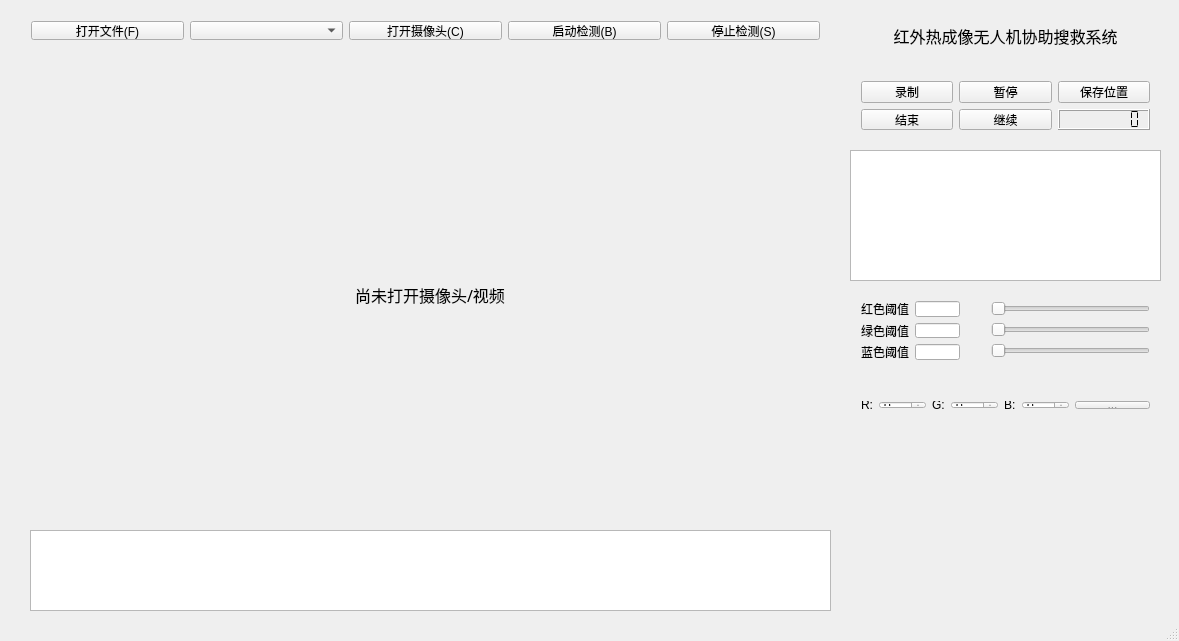
<?xml version="1.0" encoding="UTF-8"?>
<ui version="4.0">
 <class>MainWindow</class>
 <widget class="QMainWindow" name="MainWindow">
  <property name="enabled">
   <bool>true</bool>
  </property>
  <property name="geometry">
   <rect>
    <x>0</x>
    <y>0</y>
    <width>1179</width>
    <height>641</height>
   </rect>
  </property>
  <property name="font">
   <font>
    <pointsize>9</pointsize>
   </font>
  </property>
  <property name="windowTitle">
   <string>红外热成像无人机协助搜救系统</string>
  </property>
  <property name="windowIcon">
   <iconset resource="other/icon.qrc">
    <normaloff>:/icon/leida.png</normaloff>:/icon/leida.png</iconset>
  </property>
  <property name="autoFillBackground">
   <bool>true</bool>
  </property>
  <widget class="QWidget" name="centralWidget">
   <widget class="QLabel" name="label">
    <property name="geometry">
     <rect>
      <x>30</x>
      <y>70</y>
      <width>800</width>
      <height>450</height>
     </rect>
    </property>
    <property name="font">
     <font>
      <family>8514oem</family>
      <pointsize>12</pointsize>
     </font>
    </property>
    <property name="text">
     <string>尚未打开摄像头/视频</string>
    </property>
    <property name="scaledContents">
     <bool>false</bool>
    </property>
    <property name="alignment">
     <set>Qt::AlignCenter</set>
    </property>
   </widget>
   <widget class="QTextEdit" name="output">
    <property name="geometry">
     <rect>
      <x>30</x>
      <y>530</y>
      <width>801</width>
      <height>81</height>
     </rect>
    </property>
    <property name="html">
     <string>&lt;!DOCTYPE HTML PUBLIC &quot;-//W3C//DTD HTML 4.0//EN&quot; &quot;http://www.w3.org/TR/REC-html40/strict.dtd&quot;&gt;
&lt;html&gt;&lt;head&gt;&lt;meta name=&quot;qrichtext&quot; content=&quot;1&quot; /&gt;&lt;style type=&quot;text/css&quot;&gt;
p, li { white-space: pre-wrap; }
&lt;/style&gt;&lt;/head&gt;&lt;body style=&quot; font-family:'SimSun'; font-size:9pt; font-weight:400; font-style:normal;&quot;&gt;
&lt;p style=&quot;-qt-paragraph-type:empty; margin-top:0px; margin-bottom:0px; margin-left:0px; margin-right:0px; -qt-block-indent:0; text-indent:0px;&quot;&gt;&lt;br /&gt;&lt;/p&gt;&lt;/body&gt;&lt;/html&gt;</string>
    </property>
    <property name="textInteractionFlags">
     <set>Qt::TextEditorInteraction</set>
    </property>
   </widget>
   <widget class="QWidget" name="horizontalLayoutWidget">
    <property name="geometry">
     <rect>
      <x>20</x>
      <y>10</y>
      <width>811</width>
      <height>41</height>
     </rect>
    </property>
    <layout class="QHBoxLayout" name="horizontalLayout">
     <item>
      <widget class="QPushButton" name="OpenFile">
       <property name="text">
        <string>打开文件(F)</string>
       </property>
      </widget>
     </item>
     <item>
      <widget class="QComboBox" name="getCameraName">
       <property name="enabled">
        <bool>true</bool>
       </property>
      </widget>
     </item>
     <item>
      <widget class="QPushButton" name="OpenCamera">
       <property name="text">
        <string>打开摄像头(C)</string>
       </property>
      </widget>
     </item>
     <item>
      <widget class="QPushButton" name="Process">
       <property name="text">
        <string>启动检测(B)</string>
       </property>
      </widget>
     </item>
     <item>
      <widget class="QPushButton" name="EndProcess">
       <property name="text">
        <string>停止检测(S)</string>
       </property>
      </widget>
     </item>
    </layout>
   </widget>
   <widget class="QWidget" name="gridLayoutWidget">
    <property name="geometry">
     <rect>
      <x>850</x>
      <y>70</y>
      <width>311</width>
      <height>71</height>
     </rect>
    </property>
    <layout class="QGridLayout" name="gridLayout">
     <item row="1" column="2">
      <widget class="QPushButton" name="pushButton">
       <property name="text">
        <string>继续</string>
       </property>
       <property name="icon">
        <iconset resource="other/icon.qrc">
         <normaloff>:/icon/jixu.png</normaloff>:/icon/jixu.png</iconset>
       </property>
      </widget>
     </item>
     <item row="0" column="2">
      <widget class="QPushButton" name="PauseREC">
       <property name="text">
        <string>暂停</string>
       </property>
       <property name="icon">
        <iconset resource="other/icon.qrc">
         <normaloff>:/icon/zan.png</normaloff>:/icon/zan.png</iconset>
       </property>
      </widget>
     </item>
     <item row="0" column="3">
      <widget class="QPushButton" name="FilePath">
       <property name="text">
        <string>保存位置</string>
       </property>
       <property name="icon">
        <iconset resource="other/icon.qrc">
         <normaloff>:/icon/save.png</normaloff>:/icon/save.png</iconset>
       </property>
      </widget>
     </item>
     <item row="1" column="0">
      <widget class="QPushButton" name="EndREC">
       <property name="text">
        <string>结束</string>
       </property>
       <property name="icon">
        <iconset resource="other/icon.qrc">
         <normaloff>:/icon/end.png</normaloff>:/icon/end.png</iconset>
       </property>
      </widget>
     </item>
     <item row="0" column="0">
      <widget class="QPushButton" name="StartREC">
       <property name="text">
        <string>录制</string>
       </property>
       <property name="icon">
        <iconset resource="other/icon.qrc">
         <normaloff>:/icon/REC_2.png</normaloff>:/icon/REC_2.png</iconset>
       </property>
      </widget>
     </item>
     <item row="1" column="3">
      <widget class="QLCDNumber" name="Lcd_play">
       <property name="font">
        <font>
         <pointsize>9</pointsize>
         <weight>50</weight>
         <italic>false</italic>
         <bold>false</bold>
         <kerning>true</kerning>
        </font>
       </property>
       <property name="digitCount">
        <number>8</number>
       </property>
       <property name="segmentStyle">
        <enum>QLCDNumber::Flat</enum>
       </property>
      </widget>
     </item>
    </layout>
   </widget>
   <widget class="QTextEdit" name="outputREC">
    <property name="enabled">
     <bool>true</bool>
    </property>
    <property name="geometry">
     <rect>
      <x>850</x>
      <y>150</y>
      <width>311</width>
      <height>131</height>
     </rect>
    </property>
    <property name="textInteractionFlags">
     <set>Qt::TextSelectableByKeyboard|Qt::TextSelectableByMouse</set>
    </property>
   </widget>
   <widget class="QWidget" name="verticalLayoutWidget">
    <property name="geometry">
     <rect>
      <x>980</x>
      <y>290</y>
      <width>181</width>
      <height>82</height>
     </rect>
    </property>
    <layout class="QVBoxLayout" name="verticalLayout">
     <item>
      <widget class="QSlider" name="RedSlider">
       <property name="orientation">
        <enum>Qt::Horizontal</enum>
       </property>
      </widget>
     </item>
     <item>
      <widget class="QSlider" name="GreenSlider">
       <property name="orientation">
        <enum>Qt::Horizontal</enum>
       </property>
      </widget>
     </item>
     <item>
      <widget class="QSlider" name="BlueSlider">
       <property name="orientation">
        <enum>Qt::Horizontal</enum>
       </property>
      </widget>
     </item>
    </layout>
   </widget>
   <widget class="QWidget" name="formLayoutWidget">
    <property name="geometry">
     <rect>
      <x>850</x>
      <y>290</y>
      <width>121</width>
      <height>81</height>
     </rect>
    </property>
    <layout class="QFormLayout" name="formLayout_2">
     <item row="0" column="0">
      <widget class="QLabel" name="label_3">
       <property name="text">
        <string>红色阈值</string>
       </property>
      </widget>
     </item>
     <item row="0" column="1">
      <widget class="QLineEdit" name="RedText">
       <property name="alignment">
        <set>Qt::AlignCenter</set>
       </property>
       <property name="readOnly">
        <bool>true</bool>
       </property>
      </widget>
     </item>
     <item row="1" column="0">
      <widget class="QLabel" name="label_4">
       <property name="text">
        <string>绿色阈值</string>
       </property>
      </widget>
     </item>
     <item row="1" column="1">
      <widget class="QLineEdit" name="GreenText">
       <property name="alignment">
        <set>Qt::AlignCenter</set>
       </property>
       <property name="dragEnabled">
        <bool>false</bool>
       </property>
       <property name="readOnly">
        <bool>true</bool>
       </property>
      </widget>
     </item>
     <item row="2" column="0">
      <widget class="QLabel" name="label_2">
       <property name="text">
        <string>蓝色阈值</string>
       </property>
      </widget>
     </item>
     <item row="2" column="1">
      <widget class="QLineEdit" name="BlueText">
       <property name="alignment">
        <set>Qt::AlignCenter</set>
       </property>
       <property name="readOnly">
        <bool>true</bool>
       </property>
      </widget>
     </item>
    </layout>
   </widget>
   <widget class="QLabel" name="label_5">
    <property name="geometry">
     <rect>
      <x>860</x>
      <y>20</y>
      <width>291</width>
      <height>31</height>
     </rect>
    </property>
    <property name="sizePolicy">
     <sizepolicy hsizetype="Preferred" vsizetype="Preferred">
      <horstretch>0</horstretch>
      <verstretch>0</verstretch>
     </sizepolicy>
    </property>
    <property name="font">
     <font>
      <family>腾讯体</family>
      <pointsize>12</pointsize>
     </font>
    </property>
    <property name="layoutDirection">
     <enum>Qt::LeftToRight</enum>
    </property>
    <property name="autoFillBackground">
     <bool>false</bool>
    </property>
    <property name="text">
     <string>红外热成像无人机协助搜救系统</string>
    </property>
    <property name="alignment">
     <set>Qt::AlignCenter</set>
    </property>
   </widget>
   <widget class="QWidget" name="gridLayoutWidget_2">
    <property name="geometry">
     <rect>
      <x>850</x>
      <y>390</y>
      <width>311</width>
      <height>30</height>
     </rect>
    </property>
    <layout class="QGridLayout" name="gridLayout_2">
     <item row="0" column="4">
      <widget class="QLabel" name="label_8">
       <property name="text">
        <string>B:</string>
       </property>
      </widget>
     </item>
     <item row="0" column="0">
      <widget class="QLabel" name="label_6">
       <property name="text">
        <string>R:</string>
       </property>
      </widget>
     </item>
     <item row="0" column="2">
      <widget class="QLabel" name="label_7">
       <property name="text">
        <string>G:</string>
       </property>
      </widget>
     </item>
     <item row="0" column="3">
      <widget class="QSpinBox" name="spinBoxGreen">
       <property name="maximum">
        <number>255</number>
       </property>
      </widget>
     </item>
     <item row="0" column="1">
      <widget class="QSpinBox" name="spinBoxRed">
       <property name="maximum">
        <number>255</number>
       </property>
      </widget>
     </item>
     <item row="0" column="5">
      <widget class="QSpinBox" name="spinBoxBlue">
       <property name="maximum">
        <number>255</number>
       </property>
      </widget>
     </item>
     <item row="0" column="6">
      <widget class="QPushButton" name="showColor">
       <property name="sizePolicy">
        <sizepolicy hsizetype="MinimumExpanding" vsizetype="Fixed">
         <horstretch>0</horstretch>
         <verstretch>0</verstretch>
        </sizepolicy>
       </property>
       <property name="text">
        <string>...</string>
       </property>
      </widget>
     </item>
    </layout>
   </widget>
   <widget class="QWidget" name="formLayoutWidget_2">
    <property name="geometry">
     <rect>
      <x>850</x>
      <y>440</y>
      <width>121</width>
      <height>21</height>
     </rect>
    </property>
    <layout class="QFormLayout" name="formLayout_3">
     <item row="0" column="0">
      <widget class="QLabel" name="label_9">
       <property name="text">
        <string>线条粗细</string>
       </property>
      </widget>
     </item>
     <item row="0" column="1">
      <widget class="QLineEdit" name="thicknessText">
       <property name="alignment">
        <set>Qt::AlignCenter</set>
       </property>
       <property name="readOnly">
        <bool>true</bool>
       </property>
      </widget>
     </item>
    </layout>
   </widget>
   <widget class="QWidget" name="verticalLayoutWidget_2">
    <property name="geometry">
     <rect>
      <x>980</x>
      <y>440</y>
      <width>181</width>
      <height>21</height>
     </rect>
    </property>
    <layout class="QVBoxLayout" name="verticalLayout_2">
     <item>
      <widget class="QSlider" name="thicknessSlider">
       <property name="orientation">
        <enum>Qt::Horizontal</enum>
       </property>
      </widget>
     </item>
    </layout>
   </widget>
  </widget>
  <widget class="QStatusBar" name="statusBar"/>
 </widget>
 <layoutdefault spacing="6" margin="11"/>
 <resources>
  <include location="other/icon.qrc"/>
 </resources>
 <connections/>
</ui>
